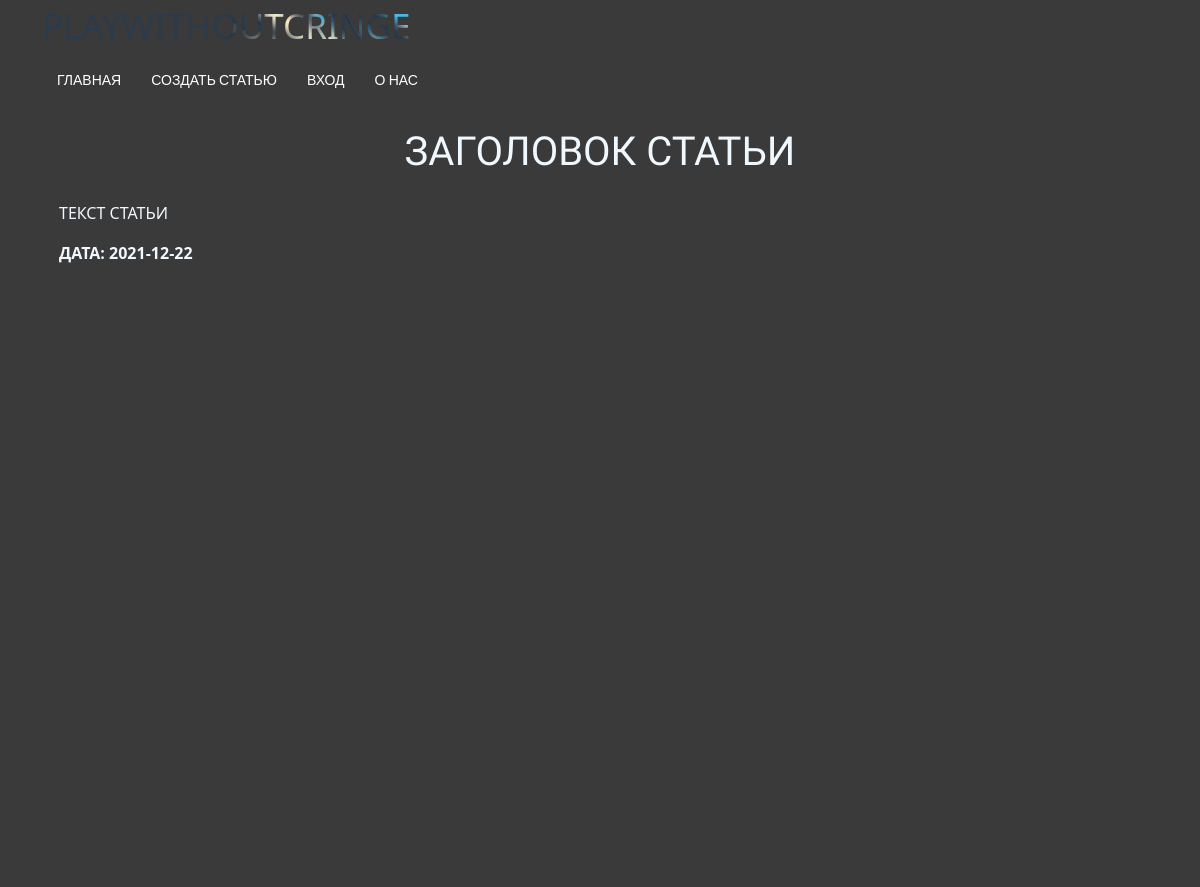
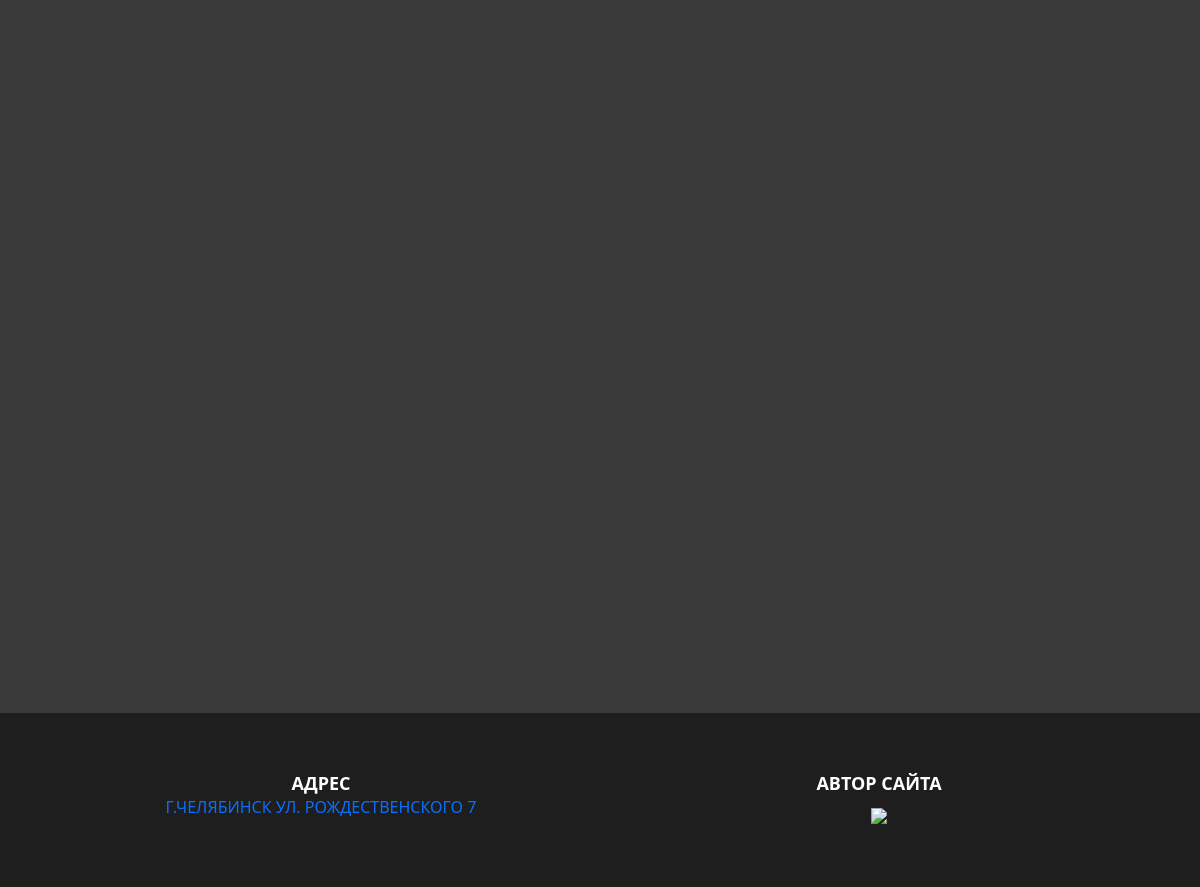
Page /article_detail.html/2 on the committed database (2 pictures, top to bottom).
### app.py (models this page shows, shortened)
class Article(db.Model):
    id = db.Column(db.Integer, primary_key=True)
    title = db.Column(db.String(100), nullable=False)
    intro = db.Column(db.String(300), nullable=False)
    text = db.Column(db.Text, nullable=False)
    date = db.Column(db.DateTime, default=datetime.utcnow)

### app.py (the view)
@app.route('/article_detail.html/<int:id>')
def post_detail(id):
    article = Article.query.get(id)
    return render_template("article_detail.html", article=article)

### templates/article_detail.html (shortened to what this page needs)
<!doctype html>
<html>
	<head>
		<link rel="stylesheet" type="text/css" href="{{ url_for('static', filename='style1.css')}}">
		<link href="https://unpkg.com/aos@2.3.1/dist/aos.css" rel="stylesheet">
		<link rel="stylesheet" href="https://cdn.jsdelivr.net/npm/bootstrap@5.1.3/dist/css/bootstrap.min.css">
	</head>
	<body>
		<header class= "intro">
			<div class="container">
				<div class="header_inner">
					<div class="heder_logo"><a href = index.html><div class="main-text" data-aos="zoom-in">PlayWithoutCringe</div></a></div>
					<nav class="nav">
						<a class="nav_link" href="index.html">Главная</a>
						<a class="nav_link" href="create-article.html">Создать статью</a>
						<a class="nav_link" href="signinpage.html">Вход</a>
						<a class="nav_link" href="aboutas.html">О нас</a>
					</nav>
				<div class="container mt-4">
					<div class="intro_title">
					<h1 style="color: aliceblue;">{{ article.title }}</h1>
					</div>
				</div>
                <div class="alert">
					<p style="color: aliceblue;">{{ article.text }}</p>
					<p style="color: aliceblue;"><b>Дата: {{ article.date.date() }}</b></p>
                </div>
            </header>
			<footer class="footer">
				<div class="container">
					<div class="footer_inner">
						<div class="footer_block">
							<h4 class="footer_title">Адрес</h4>
							<address class="footer_address">
								<a href="https://goo.gl/maps/8h8Ck6fhiQDvXWZUA">г.Челябинск ул. Рождественского 7</a>
							</address>
						</div>
						<div class="footer_block">
							<h4 class="footer_title">Автор сайта</h4>
							<a href="https://vk.com/ttky_g"><img src="https://pngicon.ru/file/uploads/vk-64x64.png"/></a>
						</div>
					</div>
				</div>
			</footer>
        </body>
    </html>

### static/style1.css (style rules this page uses)
h1 { font-family: 'Fira Sans Extra Condensed', sans-serif; }
body { font-family: 'Holtwood One SC', serif; text-align: center; background: #fff; color: #fff; text-transform: uppercase; font-size: 16px; margin: 0; }
.main-text { margin-top: 0%; background: url(1.jpg); font-size: 35px; color: transparent; -webkit-background-clip: text; animation: animate 10s infinite ease-in-out; }
.intro { width: 100%; height: 200vh; background: rgb(58, 58, 58) no-repeat center center fixed; min-height: 100%; background-size: cover; -webkit-background-size: cover; background-size: cover; }
.intro_title { color: #fff; font-size: 150px; font-weight: 700; text-transform: uppercase; text-align: center; line-height: 1; }
.container { width: 100%; max-width: 1200px; margin: 0 auto; }
.nav { font-size: 14px; text-transform: uppercase; }
.nav_link { font-family: 'Oswald', sans-serif; display: inline-block; vertical-align: top; margin: 15px; position: relative; color: #fff; text-decoration: none; transition: color .1s linear; }
.nav_link:after { content: ""; display: block; width: 100%; height: 3px; background-color: #fce38a; opacity: 0; position: absolute; top: 100%; left: 0; z-index: 1; transition: opacity .1s linear; }
.footer { padding: 60px 0; background-color: #000000e1;; }
.footer_inner { display: flex; flex-wrap: wrap; }
.footer_block { width: 50%; text-align: center; }
.footer_title { font-size: 18px; font-weight: 700; color: white; text-transform: uppercase; }
.footer_address { line-height: .5; font-size: 16px; color: rgba(241, 245, 22, 0.76); }

### templates/article_detail.html (style rules this page uses)
a { text-decoration: none; }

### rows in the picture
Article: title "ЗАГОЛОВОК СТАТЬИ", text "ТЕКСТ СТАТЬИ", date "2021-12-22"
